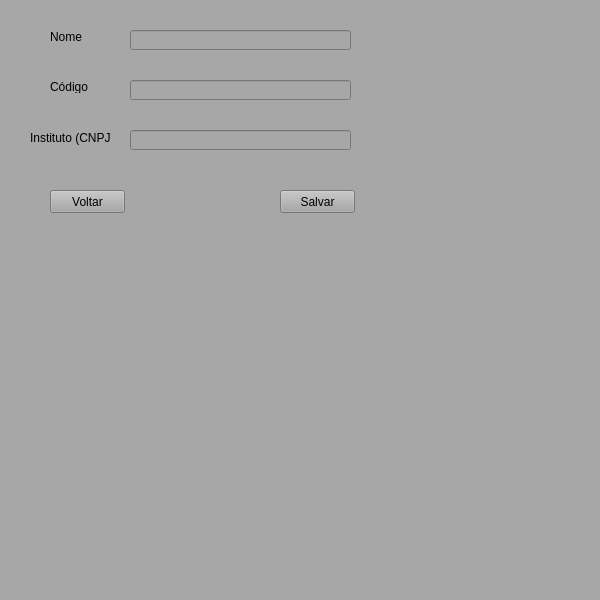
<?xml version="1.0" encoding="UTF-8"?>
<ui version="4.0">
 <class>cadCurso</class>
 <widget class="QMainWindow" name="cadCurso">
  <property name="geometry">
   <rect>
    <x>0</x>
    <y>0</y>
    <width>600</width>
    <height>600</height>
   </rect>
  </property>
  <property name="windowTitle">
   <string>MainWindow</string>
  </property>
  <property name="styleSheet">
   <string notr="true">background-color: rgb(167, 167, 167);</string>
  </property>
  <widget class="QWidget" name="centralwidget">
   <widget class="QLabel" name="label">
    <property name="geometry">
     <rect>
      <x>50</x>
      <y>30</y>
      <width>47</width>
      <height>13</height>
     </rect>
    </property>
    <property name="text">
     <string>Nome</string>
    </property>
   </widget>
   <widget class="QLabel" name="label_2">
    <property name="geometry">
     <rect>
      <x>50</x>
      <y>80</y>
      <width>47</width>
      <height>13</height>
     </rect>
    </property>
    <property name="text">
     <string>Código</string>
    </property>
   </widget>
   <widget class="QLabel" name="label_3">
    <property name="geometry">
     <rect>
      <x>30</x>
      <y>130</y>
      <width>81</width>
      <height>16</height>
     </rect>
    </property>
    <property name="text">
     <string>Instituto (CNPJ)</string>
    </property>
   </widget>
   <widget class="QLineEdit" name="entradaNome">
    <property name="geometry">
     <rect>
      <x>130</x>
      <y>30</y>
      <width>221</width>
      <height>20</height>
     </rect>
    </property>
   </widget>
   <widget class="QLineEdit" name="entradaCodigo">
    <property name="geometry">
     <rect>
      <x>130</x>
      <y>80</y>
      <width>221</width>
      <height>20</height>
     </rect>
    </property>
   </widget>
   <widget class="QLineEdit" name="entradaInst">
    <property name="geometry">
     <rect>
      <x>130</x>
      <y>130</y>
      <width>221</width>
      <height>20</height>
     </rect>
    </property>
   </widget>
   <widget class="QPushButton" name="btnVoltar">
    <property name="geometry">
     <rect>
      <x>50</x>
      <y>190</y>
      <width>75</width>
      <height>23</height>
     </rect>
    </property>
    <property name="text">
     <string>Voltar</string>
    </property>
   </widget>
   <widget class="QPushButton" name="btnSalvar">
    <property name="geometry">
     <rect>
      <x>280</x>
      <y>190</y>
      <width>75</width>
      <height>23</height>
     </rect>
    </property>
    <property name="text">
     <string>Salvar</string>
    </property>
   </widget>
   <widget class="QLabel" name="labelMensagem">
    <property name="geometry">
     <rect>
      <x>120</x>
      <y>270</y>
      <width>311</width>
      <height>20</height>
     </rect>
    </property>
    <property name="text">
     <string/>
    </property>
   </widget>
  </widget>
  <widget class="QStatusBar" name="statusbar"/>
 </widget>
 <resources/>
 <connections/>
</ui>
